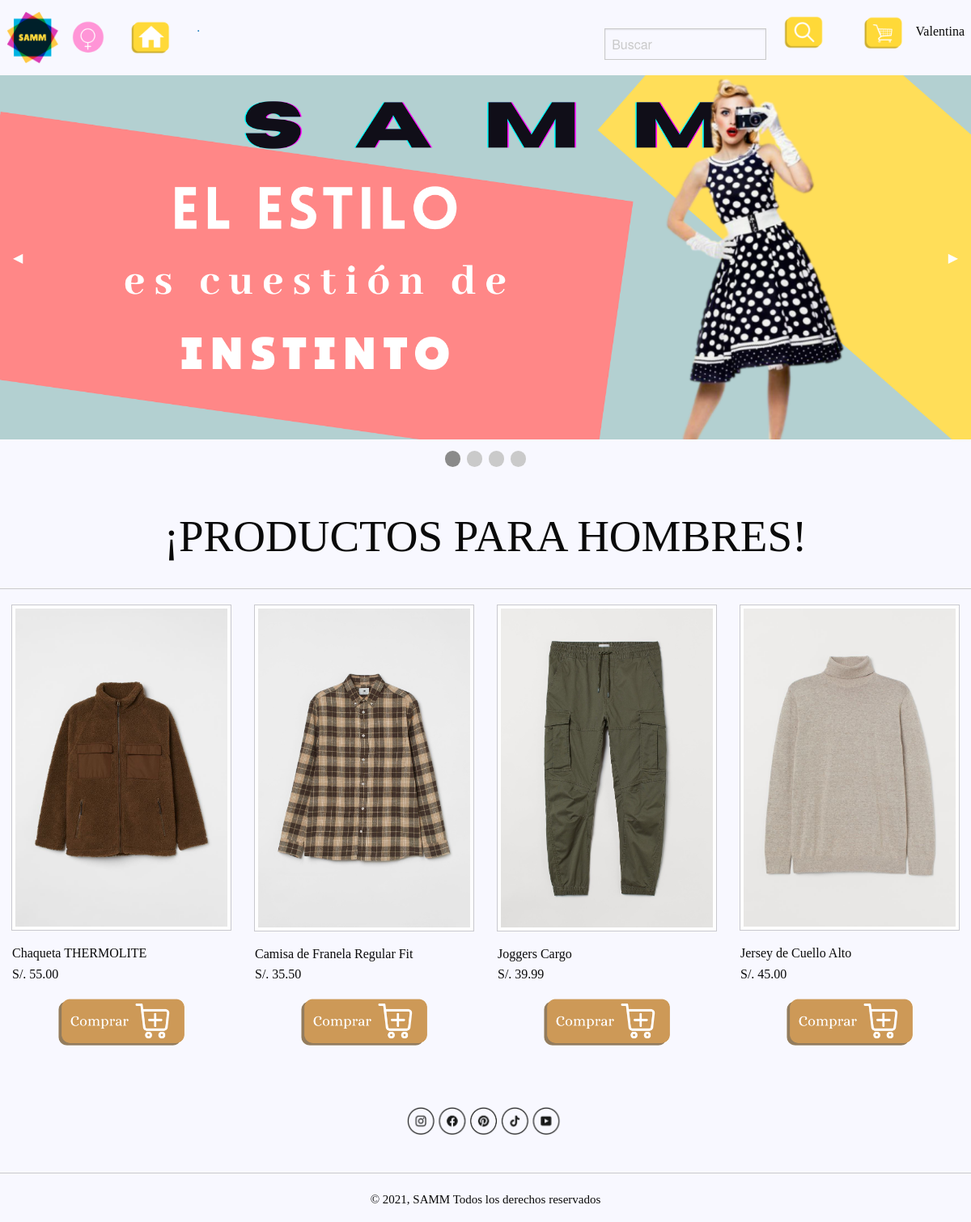
/hombre.php (signed in), run on the app's committed database.
### tables this page shows
CREATE TABLE `producto` (
  `codigo_producto` int(5) NOT NULL,
  `codigo_marca` int(5) NOT NULL,
  `codigo_talla` int(5) NOT NULL,
  `codigo_color` int(5) NOT NULL,
  `codigo_categoria` int(5) NOT NULL,
  `nombre_producto` varchar(80) NOT NULL,
  `precio` decimal(10,2) NOT NULL,
  `stock` int(5) NOT NULL,
  `descripcion` text NOT NULL
);

### productos_model.php (called while the page is built, shortened)
<?php
include "conexion.php";
function obtener_producto($nombre=FALSE){
  global $link;
  if($nombre==FALSE){
    $result=mysqli_query($link, "SELECT p.codigo_producto, m.nombre_marca, t.nombre_talla, c.nombre_color, ct.nombre_categoria, p.nombre_producto, p.precio, p.stock FROM producto p INNER JOIN marca m ON m.codigo_marca = p.codigo_marca INNER JOIN talla t ON t.codigo_talla = p.codigo_talla INNER JOIN colores c ON c.codigo_color = p.codigo_color INNER JOIN categoria ct ON ct.codigo_categoria = p.codigo_categoria ORDER BY p.codigo_producto") or die ("Algo ha ido mal en la consulta a la base de datos");
  }
  return $result;
 }
?>

### hombre.php (the view, shortened to what this page needs)
<?php
include "productos_model.php";
?>
<!doctype html>
<html class="no-js" lang="en" dir="ltr">
<head>
    <link rel="stylesheet" href="css/foundation.css">
    <link rel="stylesheet" href="css/app.css">
</head>
<body>
<div class="top-bar" id="mainNavigation">
  <div class="top-bar-left">
    <ul class="menu vertical medium-horizontal">
      <img src="img/logo.png" width="65px">
      <a href="mujer.php"><img id="sombra" src="img/mujer.png" width="40px"></a>
      <a href="index.php"><img id="sombra" src="img/inicio.png" width="50px"></a>
      <a href="administrador.php">.</a>
    </ul>
  </div>
  <div class="top-bar-right">
    <ul class="menu vertical medium-horizontal">
        <a>
<form action="index.php" method="post">
<input type="text" name="buscar" placeholder="Buscar">
<input type="image" src="img/buscar.png" id="sombra" width="50px">
</form>
        </a>
      <a href="carrito.php"><img id="sombra" src="img/carrito.png" width="50px"></a>
    </ul>
  </div>
<p style="font-family:tahoma">
      <?php echo "$_SESSION[nombre]";?>
</div>
<div class="orbit" role="region" aria-label="Favorite Space Pictures" data-orbit data-options="animInFromLeft:fade-in; animInFromRight:fade-in; animOutToLeft:fade-out; animOutToRight:fade-out;">
  <ul class="orbit-container">
    <button class="orbit-previous"><span class="show-for-sr">Previous Slide</span>&#9664;&#xFE0E;</button>
    <button class="orbit-next"><span class="show-for-sr">Next Slide</span>&#9654;&#xFE0E;</button>
    <li class="is-active orbit-slide">
      <img class="orbit-image" src="img/slide3.png" alt="Space">
    </li>
  </ul>
  <nav class="orbit-bullets">
    <button class="is-active" data-slide="0"><span class="show-for-sr">First slide details.</span><span class="show-for-sr">Current Slide</span></button>
    <button data-slide="1"><span class="show-for-sr">Second slide details.</span></button>
    <button data-slide="2"><span class="show-for-sr">Third slide details.</span></button>
    <button data-slide="3"><span class="show-for-sr">Fourth slide details.</span></button>
  </nav>
</div>
<br>
<div class="text-center">
  <p style="font-family:roman">
  ¡PRODUCTOS PARA HOMBRES!
  </p>
  <hr>
</div>
<article class="grid-container">
  <div class="grid-x grid-margin-x small-up-2 medium-up-2 large-up-4">
<?php
if($_POST){
    $resultado=obtener_producto($_POST["buscar"]);
}else{
    $resultado=obtener_producto();
}
while($row=mysqli_fetch_array($resultado)){
	if($row['nombre_categoria']=="Masculino"){
	?>
    <div class="cell">
      <img class="thumbnail" src="img/<?php echo $row['codigo_producto'];?>.jpeg">
      <p style="font-family:tahoma">
      <?php echo $row['nombre_producto'];?>
        <br>
      <?php echo 'S/. '; echo $row['precio'];?>
      </p>
      <a href="detalle1.php?codigo=<?php echo $row['codigo_producto'];?>"><img id="extra" src="img/comprar.png"></a>
        <br><br>
    </div>
<?php
	}
}
?>
  </div>
<br>
    </article>
    <img id="img-center" src="img/redes.png">
        <br>
    <hr>
    <footer>
    <p id="pie" style="font-family:tahoma">
    &copy; 2021, SAMM Todos los derechos reservados
    </p>
    </footer>
</body>
</html>

### data on the page
producto: shows a picture, nombre_producto "Chaqueta THERMOLITE", precio "55.00"
producto: shows a picture, nombre_producto "Camisa de Franela Regular Fit", precio "35.50"
producto: shows a picture, nombre_producto "Joggers Cargo", precio "39.99"
producto: shows a picture, nombre_producto "Jersey de Cuello Alto", precio "45.00"

### other printed values
$_SESSION[nombre] "Valentina"
